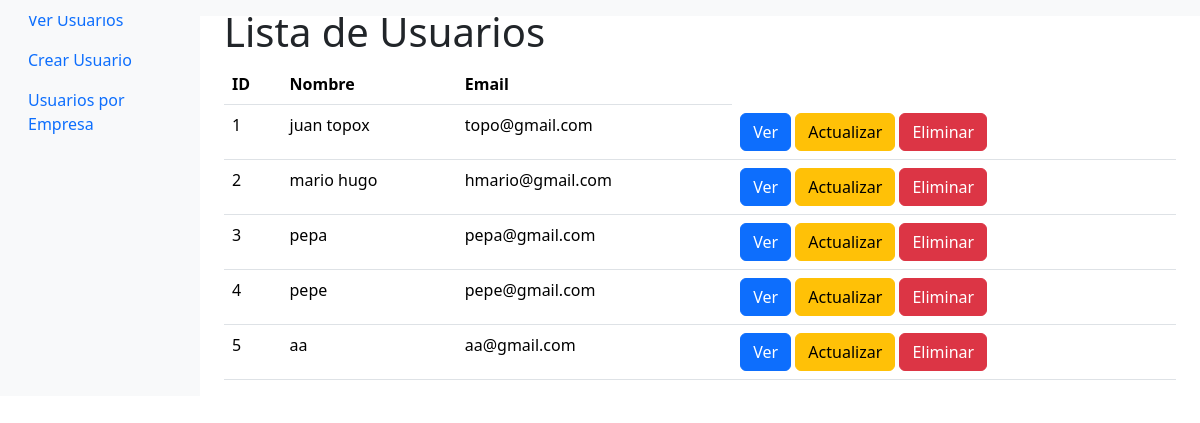
The page / on the database its author committed.
### api/models.py (models this page shows)
class Usuario(Base):
    __tablename__ = "usuarios"
    id = Column(Integer, primary_key=True, index=True)
    id_fk_empresa = Column(Integer, ForeignKey("empresas.id"))
    nombre = Column(String)
    email = Column(String)
    empresa = relationship("Empresa")

### api/main.py (the view)
@app.get("/", response_class=HTMLResponse)
def read_root(request: Request, db: Session = Depends(database.get_db)):
    users = crud.obtener_usuarios(db)
    return templates.TemplateResponse("index.html", {"request": request, "users": users})

### api/templates/index.html (shortened to what this page needs)
<!DOCTYPE html>
<html lang="en">
<head>
    <link href="https://cdn.jsdelivr.net/npm/bootstrap@5.3.2/dist/css/bootstrap.min.css" rel="stylesheet">
</head>
<body>
    <nav class="navbar navbar-expand-lg navbar-light bg-light fixed-top">
    </nav>
    <div class="container-fluid">
        <div class="row">
            <nav id="sidebar" class="col-md-3 col-lg-2 d-md-block bg-light sidebar">
                <div class="position-sticky">
                    <div class="position-sticky">
                        <ul class="nav flex-column">
                            <li class="nav-item">
                                <a class="nav-link active" href="/">Ver Usuarios</a>
                            </li>
                            <li class="nav-item">
                                <a class="nav-link" href="/usuarios/create">Crear Usuario</a>
                            </li>
                            <li class="nav-item">
                                <a class="nav-link" href="/empresas/1/usuarios">Usuarios por Empresa</a>
                            </li>
                        </ul>
                    </div>
                </div>
            </nav>
            <main class="col-md-9 ms-sm-auto col-lg-10 px-md-4">
                <h1 class="mt-2">Lista de Usuarios</h1>
                <table class="table">
                    <thead>
                        <tr>
                            <th>ID</th>
                            <th>Nombre</th>
                            <th>Email</th>
                        </tr>
                    </thead>
                    <tbody>
                        {% for user in users %}
                            <tr>
                                <td>{{ user.id }}</td>
                                <td>{{ user.nombre }}</td>
                                <td>{{ user.email }}</td>
                                <td>
                                    <a href="/usuarios/{{ user.id }}/ver" class="btn btn-primary">Ver</a>
                                    <a href="/usuarios/{{ user.id }}/update" class="btn btn-warning">Actualizar</a>
                                    <a href="/usuarios/{{ user.id }}/eliminar" class="btn btn-danger" onclick="return confirm('¿Estás seguro de eliminar este usuario?')">Eliminar</a>
                                </td>
                            </tr>
                        {% endfor %}
                    </tbody>
                </table>
            </main>
        </div>
    </div>
</body>
</html>

### rows shown on the page
Usuario: id "1", nombre "juan topox", email "topo@gmail.com"
Usuario: id "2", nombre "mario hugo", email "hmario@gmail.com"
Usuario: id "3", nombre "pepa", email "pepa@gmail.com"
Usuario: id "4", nombre "pepe", email "pepe@gmail.com"
Usuario: id "5", nombre "aa", email "aa@gmail.com"
